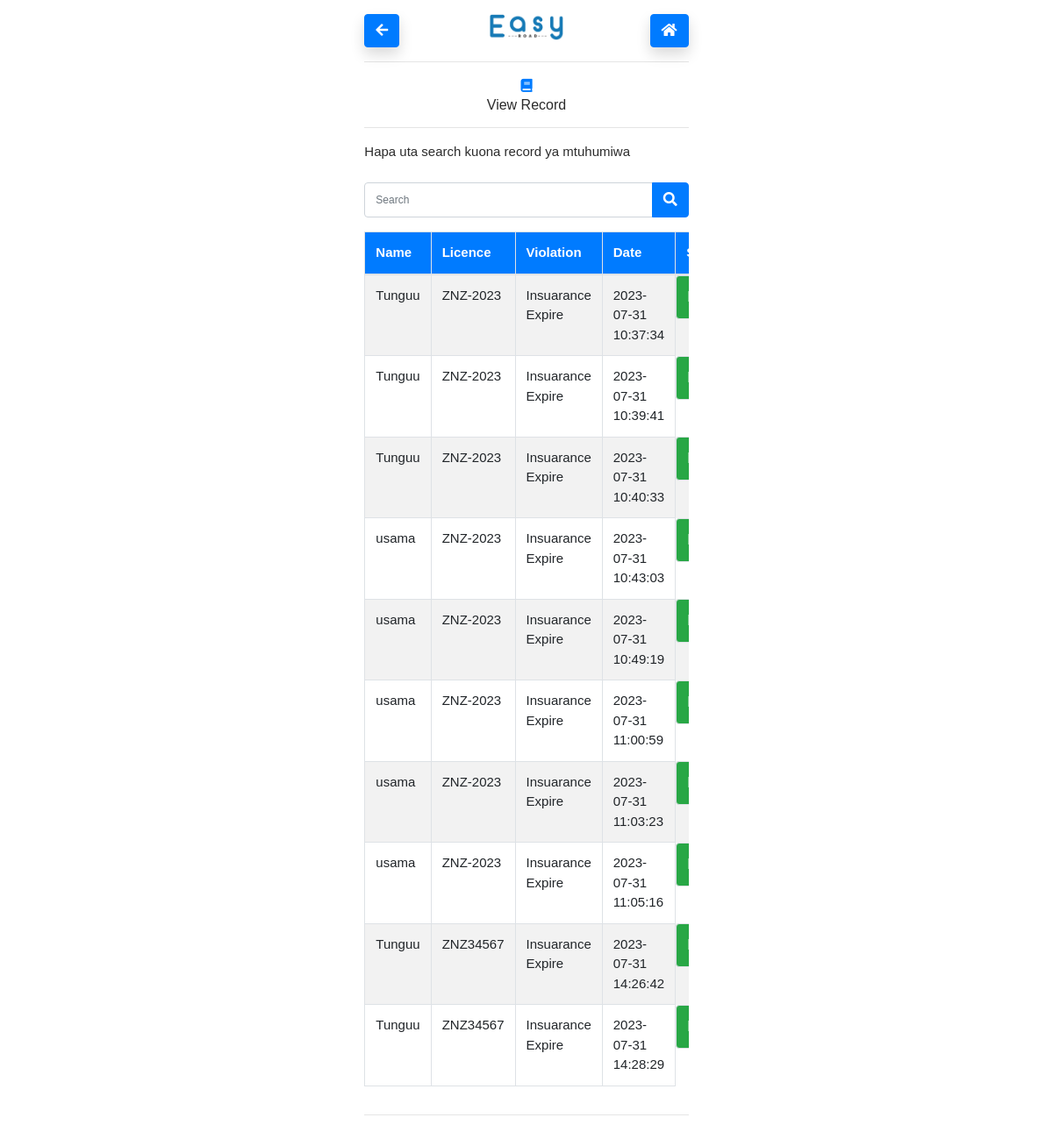
The app's page /records.php with its own data.
### tables this page shows
CREATE TABLE `driver_violation` (
  `dv_id` int(11) NOT NULL,
  `driver_id` int(11) NOT NULL,
  `violation_id` int(11) NOT NULL,
  `police_man_id` int(11) NOT NULL,
  `date` timestamp NOT NULL DEFAULT current_timestamp() ON UPDATE current_timestamp()
);

CREATE TABLE `driver` (
  `driver_id` int(11) NOT NULL,
  `name` varchar(255) NOT NULL,
  `age` int(11) NOT NULL,
  `gender` varchar(255) NOT NULL,
  `living_place` varchar(255) NOT NULL,
  `phone_number` varchar(20) NOT NULL,
  `license_number` varchar(255) NOT NULL,
  `vehicle_number` varchar(255) NOT NULL,
  `root_number` int(11) NOT NULL,
  `vcolour` varchar(255) NOT NULL,
  `police_man_id` int(11) NOT NULL
);

CREATE TABLE `violation` (
  `violation_id` int(11) NOT NULL,
  `violation` varchar(100) NOT NULL,
  `vtype` varchar(255) NOT NULL,
  `penalt` int(11) NOT NULL
);

### records.php (the view, shortened to what this page needs)
<?php
require("./Handlers/connection.php");
$search = "";
?>
<!DOCTYPE html>
<html lang="en">
<head>
  <link href="Assets/css/bootstrap.min.css" rel="stylesheet">
  <link href="Asset/css/bootstrap.css" rel="stylesheet">
  <link href="Assets/css/style.css" rel="stylesheet">
  <link rel="stylesheet" href="https://use.fontawesome.com/releases/v5.7.0/css/all.css">
</head>
<body class="item-align-center">
  <div class="container-fluid p-3">
    <div class="row">
      <div class="col-lg-4 col-md-3"></div>
      <div class="col-lg-4 col-md-6">
        <div class="row" id="header-mobile">
          <div class="col-lg-4 col-md-4 col-4">
            <div class="nav-item">
              <a href="home.php" class="btn btn-primary shadow">
                <i class="fa fa-arrow-left"></i>
              </a>
            </div>
          </div>
          <div class="col-lg-4 col-md-4 col-4 text-center">
            <div class="nav-item">
              <a href="home.php"><i class="shadow"> </i> <img src="Assets/img/easy-logo 1.png" height="30px" alt=""></a>
            </div>
          </div>
          <div class="col-lg-4 col-md-4 col-4 text-right">
            <div class="nav-item">
              <a href="home.php" class="btn btn-primary shadow">
                <i class="fa fa-home"></i>
              </a>
            </div>
          </div>
        </div>
        <hr>
        <div class="text-center">
          <i class="fa fa-book text-primary"></i>
          <h6>View Record</h6>
        </div>
        <hr>
Hapa uta search kuona record ya mtuhumiwa
<form action="records.php" method="POST">
<div class="input-group mb-3 mt-4">
    <input type="text" class="form-control search" name="search" placeholder="Search "value="<?php echo $search; ?>" >
    <div class="input-group-append">
    </span> <button class="btn btn-primary search"><i class="fa fa-search "></i></button> </span>
    </div>
  </div>
</form>
        <div class="table-responsive">
        <table class="table table-bordered table-striped">
          <thead class="bg-primary text-white">
            <tr>
              <th>Name</th>
              <th>Licence</th>
              <th>Violation</th>
              <th>Date</th>
              <th>Status</th>
            </tr>
          </thead>
          <tbody>
          <?php
          $stmt = $conn->prepare("SELECT driver.name, driver.license_number, violation.violation, driver_violation.date FROM `driver` join driver_violation JOIN violation WHERE driver.driver_id = driver_violation.driver_id and violation.violation_id = driver_violation.violation_id;");
              $stmt->execute();
              $result = $stmt->fetchAll();
              foreach ($result as $res) {
              ?>
            <tr>
            <td value="#"><?php  echo $res['name'] ?></td>
            <td value="#"><?php  echo $res['license_number'] ?></td>
              <td value="#"><?php  echo $res['violation'] ?></td>
              <td value="#"><?php  echo $res['date'] ?></td>
              <td value="#" class="btn btn-success"> Paid </td>
            </tr>
            <?php
}
    ?>
          </tbody>
        </table>
        </div>
        <hr>
      </div>
    </div>
  </div>
</body>
</html>

### Assets/css/style.css (style rules this page uses)
body { font-family: 'poppins', sans-serif; font-size: 15px; color: #2c2c2c; }
a { text-decoration: none; }
.form-control { font-size: 12px; min-height: 30px; font-weight: 500; }
.search { height: 40px; }
* { margin:0; padding:0; box-sizing:border-box; }

### records on screen
driver_violation: driver.name "Tunguu", driver.license_number "ZNZ-2023", violation.violation "Insuarance Expire", date "2023-07-31 10:37:34"
driver_violation: driver.name "Tunguu", driver.license_number "ZNZ-2023", violation.violation "Insuarance Expire", date "2023-07-31 10:39:41"
driver_violation: driver.name "Tunguu", driver.license_number "ZNZ-2023", violation.violation "Insuarance Expire", date "2023-07-31 10:40:33"
driver_violation: driver.name "usama", driver.license_number "ZNZ-2023", violation.violation "Insuarance Expire", date "2023-07-31 10:43:03"
driver_violation: driver.name "usama", driver.license_number "ZNZ-2023", violation.violation "Insuarance Expire", date "2023-07-31 10:49:19"
driver_violation: driver.name "usama", driver.license_number "ZNZ-2023", violation.violation "Insuarance Expire", date "2023-07-31 11:00:59"
driver_violation: driver.name "usama", driver.license_number "ZNZ-2023", violation.violation "Insuarance Expire", date "2023-07-31 11:03:23"
driver_violation: driver.name "usama", driver.license_number "ZNZ-2023", violation.violation "Insuarance Expire", date "2023-07-31 11:05:16"
driver_violation: driver.name "Tunguu", driver.license_number "ZNZ34567", violation.violation "Insuarance Expire", date "2023-07-31 14:26:42"
driver_violation: driver.name "Tunguu", driver.license_number "ZNZ34567", violation.violation "Insuarance Expire", date "2023-07-31 14:28:29"
